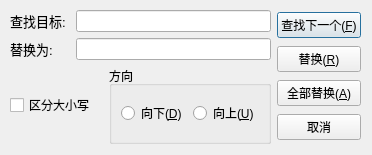
<?xml version="1.0" encoding="UTF-8"?>
<ui version="4.0">
 <class>ReplaceDialog</class>
 <widget class="QDialog" name="ReplaceDialog">
  <property name="geometry">
   <rect>
    <x>0</x>
    <y>0</y>
    <width>372</width>
    <height>155</height>
   </rect>
  </property>
  <property name="minimumSize">
   <size>
    <width>372</width>
    <height>155</height>
   </size>
  </property>
  <property name="maximumSize">
   <size>
    <width>372</width>
    <height>155</height>
   </size>
  </property>
  <property name="windowTitle">
   <string>替换</string>
  </property>
  <widget class="QWidget" name="layoutWidget">
   <property name="geometry">
    <rect>
     <x>10</x>
     <y>10</y>
     <width>351</width>
     <height>134</height>
    </rect>
   </property>
   <layout class="QHBoxLayout" name="horizontalLayout_5">
    <item>
     <layout class="QVBoxLayout" name="verticalLayout_3">
      <item>
       <layout class="QVBoxLayout" name="verticalLayout_2">
        <item>
         <layout class="QHBoxLayout" name="horizontalLayout">
          <item>
           <widget class="QLabel" name="label">
            <property name="enabled">
             <bool>true</bool>
            </property>
            <property name="sizePolicy">
             <sizepolicy hsizetype="Fixed" vsizetype="Fixed">
              <horstretch>0</horstretch>
              <verstretch>0</verstretch>
             </sizepolicy>
            </property>
            <property name="minimumSize">
             <size>
              <width>60</width>
              <height>0</height>
             </size>
            </property>
            <property name="font">
             <font>
              <pointsize>10</pointsize>
              <bold>false</bold>
             </font>
            </property>
            <property name="text">
             <string>查找目标:</string>
            </property>
           </widget>
          </item>
          <item>
           <widget class="QLineEdit" name="replaceTargetEdit"/>
          </item>
         </layout>
        </item>
        <item>
         <layout class="QHBoxLayout" name="horizontalLayout_2">
          <item>
           <widget class="QLabel" name="label_2">
            <property name="sizePolicy">
             <sizepolicy hsizetype="Fixed" vsizetype="Fixed">
              <horstretch>0</horstretch>
              <verstretch>0</verstretch>
             </sizepolicy>
            </property>
            <property name="minimumSize">
             <size>
              <width>60</width>
              <height>0</height>
             </size>
            </property>
            <property name="font">
             <font>
              <pointsize>10</pointsize>
             </font>
            </property>
            <property name="text">
             <string>替换为:</string>
            </property>
           </widget>
          </item>
          <item>
           <widget class="QLineEdit" name="replaceEdit"/>
          </item>
         </layout>
        </item>
       </layout>
      </item>
      <item>
       <layout class="QHBoxLayout" name="horizontalLayout_4">
        <item>
         <widget class="QCheckBox" name="cbCaseSensitive">
          <property name="text">
           <string>区分大小写</string>
          </property>
         </widget>
        </item>
        <item>
         <widget class="QGroupBox" name="groupBox">
          <property name="title">
           <string>方向</string>
          </property>
          <layout class="QHBoxLayout" name="horizontalLayout_3">
           <item>
            <widget class="QRadioButton" name="radioButton_2">
             <property name="text">
              <string>向下(&amp;D)</string>
             </property>
            </widget>
           </item>
           <item>
            <widget class="QRadioButton" name="rbDown">
             <property name="text">
              <string>向上(&amp;U)</string>
             </property>
            </widget>
           </item>
          </layout>
         </widget>
        </item>
       </layout>
      </item>
     </layout>
    </item>
    <item>
     <layout class="QVBoxLayout" name="verticalLayout">
      <item>
       <widget class="QPushButton" name="btFindNext">
        <property name="text">
         <string>查找下一个(&amp;F)</string>
        </property>
       </widget>
      </item>
      <item>
       <widget class="QPushButton" name="btReplace">
        <property name="text">
         <string>替换(&amp;R)</string>
        </property>
       </widget>
      </item>
      <item>
       <widget class="QPushButton" name="btReplaceAll">
        <property name="text">
         <string>全部替换(&amp;A)</string>
        </property>
       </widget>
      </item>
      <item>
       <widget class="QPushButton" name="btCancel">
        <property name="text">
         <string>取消</string>
        </property>
       </widget>
      </item>
     </layout>
    </item>
   </layout>
  </widget>
 </widget>
 <resources/>
 <connections/>
</ui>
